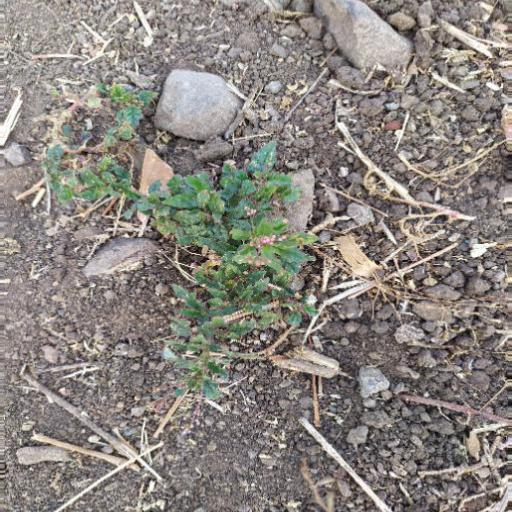
#> input picture data/sortedData/weed/agri_0_1068.jpeg, 512 x 512 px; its folder holds 4 pictures in this run
$ python augmentations.py
#> lines starting #> are read from the running program, lines starting #| are printed output that depends on the picture; pictures that were not available may be replaced by others from this repository, and a replacement may not be noted
'''
augmentations.py:
    This script performs two data augmentation techniques (flipping and color transformation).
    by iterating through all images in the weed and crop subdirectories:
        - flipping:
            weed and crop images are copied to new data/flippedData/ directory
            new weed and crop images are created from original images with flipping geometric transformation

        - color transformation:
            weed and crop images are converted to gray scale and copied to new data/colorlessData/

'''

import os, shutil
import re
from PIL import Image, ImageOps


sortedWeedImageDirectory = "data/sortedData/weed"
sortedCropImageDirectory = "data/sortedData/crop"

flippedWeedImageDirectory = "data/flippedData/weed"
flippedCropImageDirectory = "data/flippedData/crop"

colorlessWeedImageDirectory = "data/colorlessData/weed"
colorlessCropImageDirectory = "data/colorlessData/crop"

# Create directories if they don't exist
os.makedirs(flippedWeedImageDirectory, exist_ok=True)
os.makedirs(flippedCropImageDirectory, exist_ok=True)
os.makedirs(colorlessWeedImageDirectory, exist_ok=True)
os.makedirs(colorlessCropImageDirectory, exist_ok=True)

# Create an array of full paths to image files from weed and crop directories
weedImageFiles = [os.path.join(sortedWeedImageDirectory, filename) for filename in os.listdir(sortedWeedImageDirectory)]
cropImageFiles = [os.path.join(sortedCropImageDirectory, filename) for filename in os.listdir(sortedCropImageDirectory)]

# Function to process and save images
def augment_images(imageFiles, flippedDirectory, colorlessDirectory):
#> called with flippedDirectory = 'data/flippedData/weed', colorlessDirectory = 'data/colorlessData/weed'
    for imagePath in imageFiles:
        shutil.copy(imagePath, flippedDirectory)
        imageFileNumber = re.findall('\d+\.\d+|\d+', imagePath)[1]
        with Image.open(imagePath) as img:
            # Create a flipped image
#> img is the input picture: PIL image 512x512 RGB; mean R, G, B 137.7, 132.3, 126.5
            flippedImage = ImageOps.mirror(img)
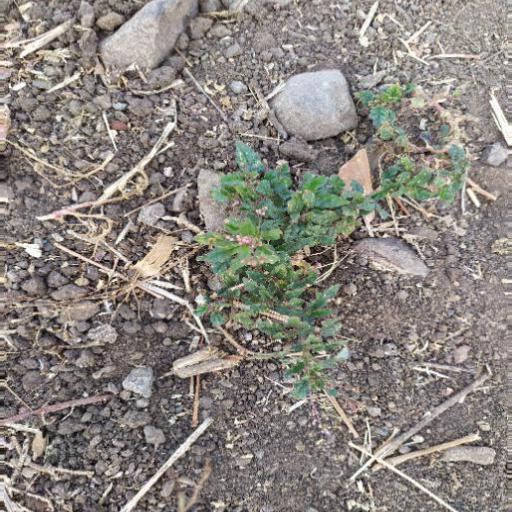
#> flippedImage: PIL image 512x512 RGB; mean R, G, B 137.7, 132.3, 126.5
            flippedImage.save(os.path.join(flippedDirectory, f"{imageFileNumber}_flipped.jpeg"))

            # Create a grayscale (colorless) image
            colorlessImage = img.convert("L")
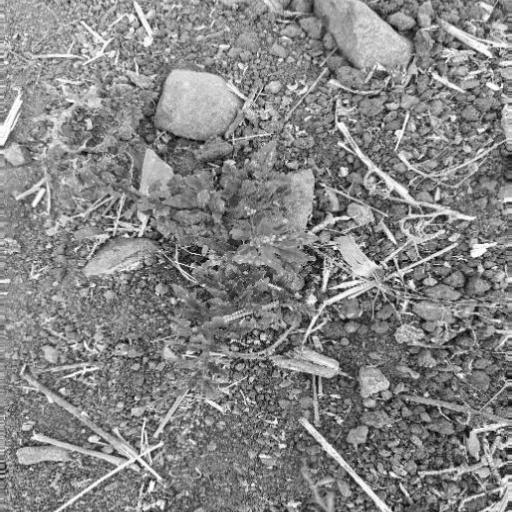
#> colorlessImage: PIL image 512x512 L; min 2, max 255, mean 133.3
            colorlessImage.save(os.path.join(colorlessDirectory, f"{imageFileNumber}_colorless.jpeg"))
#> pass 2 of the loop in augment_images, `for imagePath in imageFiles:`:
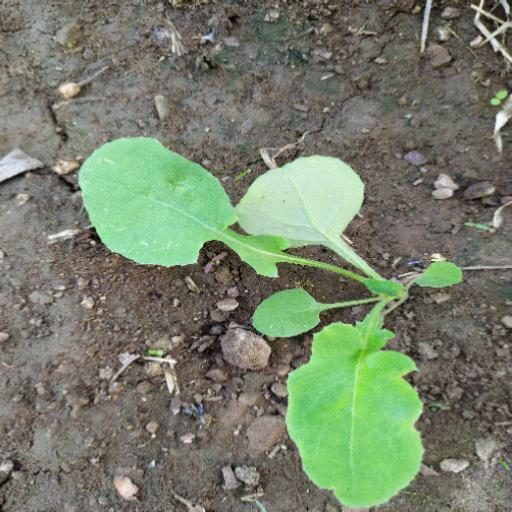
#> input picture data/sortedData/weed/agri_0_1146.jpeg, 512 x 512 px
#> in augment_images, img is the input picture: PIL image 512x512 RGB; mean R, G, B 118.1, 127.2, 107.3
#> in augment_images, `flippedImage = ImageOps.mirror(img)`:
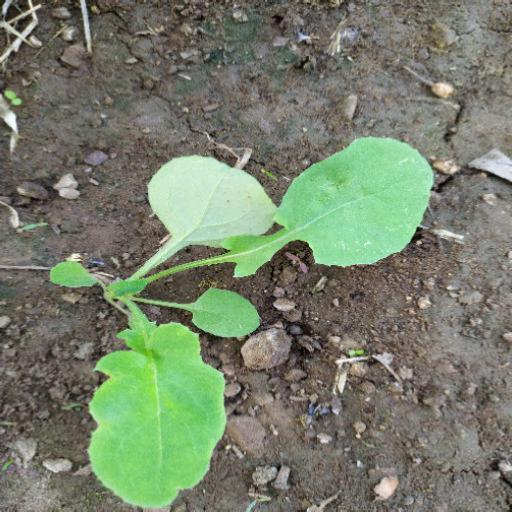
#> flippedImage: PIL image 512x512 RGB; mean R, G, B 118.1, 127.2, 107.3
#> in augment_images, `colorlessImage = img.convert("L")`:
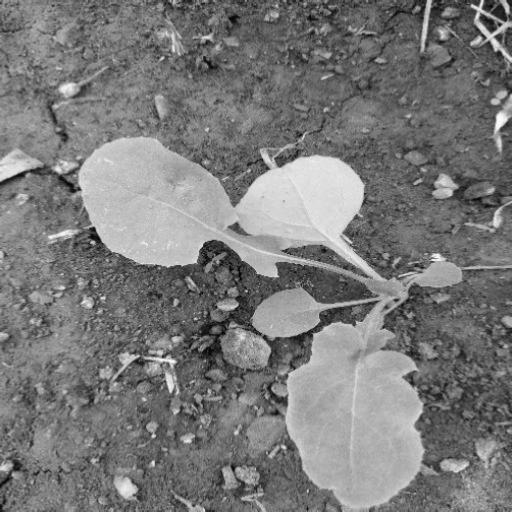
#> colorlessImage: PIL image 512x512 L; min 1, max 253, mean 122.2
#> pass 3 of the loop in augment_images, `for imagePath in imageFiles:`:
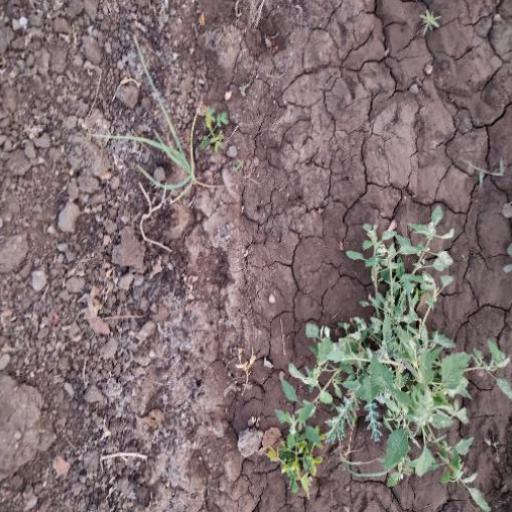
#> input picture data/sortedData/weed/agri_0_1192.jpeg, 512 x 512 px
#> in augment_images, img is the input picture: PIL image 512x512 RGB; mean R, G, B 127.4, 112.4, 113.4
#> in augment_images, `flippedImage = ImageOps.mirror(img)`:
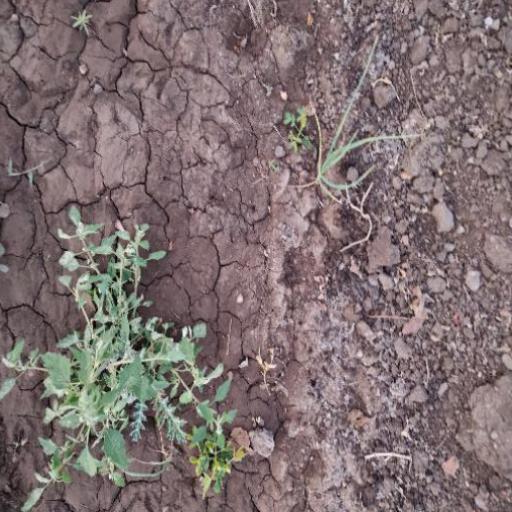
#> flippedImage: PIL image 512x512 RGB; mean R, G, B 127.4, 112.4, 113.4
#> in augment_images, `colorlessImage = img.convert("L")`:
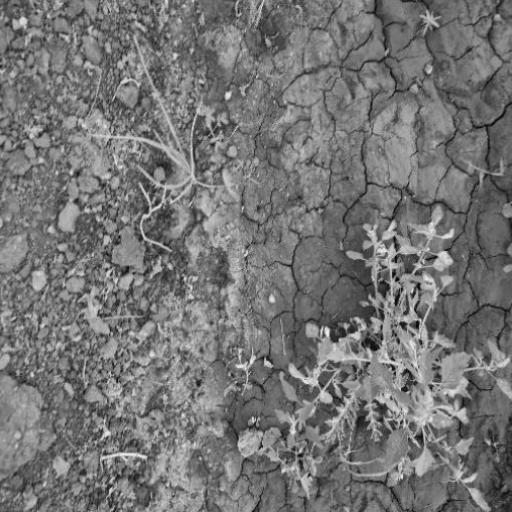
#> colorlessImage: PIL image 512x512 L; min 0, max 247, mean 117
#> the loop made 4 passes; the first 3 are shown

# Augment weed images
augment_images(weedImageFiles, flippedWeedImageDirectory, colorlessWeedImageDirectory)

# Augment crop images
augment_images(cropImageFiles, flippedCropImageDirectory, colorlessCropImageDirectory)
